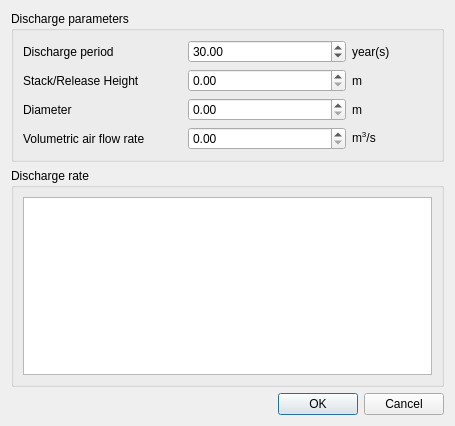
<?xml version="1.0" encoding="UTF-8"?>
<ui version="4.0">
 <class>DialogAtmosphericDischarge</class>
 <widget class="QDialog" name="DialogAtmosphericDischarge">
  <property name="geometry">
   <rect>
    <x>0</x>
    <y>0</y>
    <width>455</width>
    <height>426</height>
   </rect>
  </property>
  <property name="windowTitle">
   <string>Atmospheric Discharge Parameters</string>
  </property>
  <layout class="QVBoxLayout" name="verticalLayout">
   <item>
    <widget class="QGroupBox" name="groupBox">
     <property name="title">
      <string>Discharge parameters</string>
     </property>
     <layout class="QHBoxLayout" name="horizontalLayout">
      <item>
       <layout class="QGridLayout" name="gridLayout">
        <item row="3" column="1">
         <widget class="QDoubleSpinBox" name="numFlowrate">
          <property name="maximum">
           <double>100000000.000000000000000</double>
          </property>
         </widget>
        </item>
        <item row="1" column="0">
         <widget class="QLabel" name="lblReleaseHeight">
          <property name="maximumSize">
           <size>
            <width>200</width>
            <height>16777215</height>
           </size>
          </property>
          <property name="text">
           <string>Stack/Release Height</string>
          </property>
         </widget>
        </item>
        <item row="1" column="2">
         <widget class="QLabel" name="lblReleaseHeightUnit">
          <property name="minimumSize">
           <size>
            <width>50</width>
            <height>0</height>
           </size>
          </property>
          <property name="maximumSize">
           <size>
            <width>80</width>
            <height>16777215</height>
           </size>
          </property>
          <property name="text">
           <string>m</string>
          </property>
         </widget>
        </item>
        <item row="0" column="2">
         <widget class="QLabel" name="lblDurationUnit">
          <property name="minimumSize">
           <size>
            <width>50</width>
            <height>0</height>
           </size>
          </property>
          <property name="maximumSize">
           <size>
            <width>80</width>
            <height>16777215</height>
           </size>
          </property>
          <property name="text">
           <string>year(s)</string>
          </property>
         </widget>
        </item>
        <item row="3" column="0">
         <widget class="QLabel" name="lblFlowrate">
          <property name="maximumSize">
           <size>
            <width>200</width>
            <height>16777215</height>
           </size>
          </property>
          <property name="text">
           <string>Volumetric air flow rate</string>
          </property>
         </widget>
        </item>
        <item row="1" column="1">
         <widget class="QDoubleSpinBox" name="numReleaseHeight">
          <property name="maximum">
           <double>100000.000000000000000</double>
          </property>
         </widget>
        </item>
        <item row="2" column="1">
         <widget class="QDoubleSpinBox" name="numDiameter">
          <property name="maximum">
           <double>100000.000000000000000</double>
          </property>
         </widget>
        </item>
        <item row="0" column="1">
         <widget class="QDoubleSpinBox" name="numDischargePeriod">
          <property name="maximum">
           <double>1000.000000000000000</double>
          </property>
          <property name="value">
           <double>30.000000000000000</double>
          </property>
         </widget>
        </item>
        <item row="3" column="2">
         <widget class="QLabel" name="lblFlowrateUnit">
          <property name="minimumSize">
           <size>
            <width>50</width>
            <height>0</height>
           </size>
          </property>
          <property name="maximumSize">
           <size>
            <width>80</width>
            <height>16777215</height>
           </size>
          </property>
          <property name="text">
           <string>&lt;html&gt;&lt;head/&gt;&lt;body&gt;&lt;p&gt;m&lt;span style=&quot; vertical-align:super;&quot;&gt;3&lt;/span&gt;/s&lt;/p&gt;&lt;/body&gt;&lt;/html&gt;</string>
          </property>
         </widget>
        </item>
        <item row="0" column="0">
         <widget class="QLabel" name="lblDuration">
          <property name="maximumSize">
           <size>
            <width>200</width>
            <height>16777215</height>
           </size>
          </property>
          <property name="text">
           <string>Discharge period</string>
          </property>
         </widget>
        </item>
        <item row="2" column="0">
         <widget class="QLabel" name="lblDiameter">
          <property name="maximumSize">
           <size>
            <width>200</width>
            <height>16777215</height>
           </size>
          </property>
          <property name="text">
           <string>Diameter</string>
          </property>
         </widget>
        </item>
        <item row="2" column="2">
         <widget class="QLabel" name="lblDiameterUnit">
          <property name="minimumSize">
           <size>
            <width>50</width>
            <height>0</height>
           </size>
          </property>
          <property name="maximumSize">
           <size>
            <width>80</width>
            <height>16777215</height>
           </size>
          </property>
          <property name="text">
           <string>m</string>
          </property>
         </widget>
        </item>
       </layout>
      </item>
     </layout>
    </widget>
   </item>
   <item>
    <widget class="QGroupBox" name="groupBox_2">
     <property name="title">
      <string>Discharge rate</string>
     </property>
     <layout class="QVBoxLayout" name="verticalLayout_2">
      <item>
       <widget class="DischargeItemTable" name="tblDiscarges"/>
      </item>
     </layout>
    </widget>
   </item>
   <item>
    <widget class="QDialogButtonBox" name="buttonBox">
     <property name="orientation">
      <enum>Qt::Horizontal</enum>
     </property>
     <property name="standardButtons">
      <set>QDialogButtonBox::Cancel|QDialogButtonBox::Ok</set>
     </property>
    </widget>
   </item>
  </layout>
 </widget>
 <customwidgets>
  <customwidget>
   <class>DischargeItemTable</class>
   <extends>QTableWidget</extends>
   <header>dischargeitemtable.h</header>
  </customwidget>
 </customwidgets>
 <tabstops>
  <tabstop>numDischargePeriod</tabstop>
  <tabstop>numReleaseHeight</tabstop>
  <tabstop>numDiameter</tabstop>
  <tabstop>numFlowrate</tabstop>
  <tabstop>tblDiscarges</tabstop>
  <tabstop>buttonBox</tabstop>
 </tabstops>
 <resources/>
 <connections>
  <connection>
   <sender>buttonBox</sender>
   <signal>accepted()</signal>
   <receiver>DialogAtmosphericDischarge</receiver>
   <slot>accept()</slot>
   <hints>
    <hint type="sourcelabel">
     <x>248</x>
     <y>254</y>
    </hint>
    <hint type="destinationlabel">
     <x>157</x>
     <y>274</y>
    </hint>
   </hints>
  </connection>
  <connection>
   <sender>buttonBox</sender>
   <signal>rejected()</signal>
   <receiver>DialogAtmosphericDischarge</receiver>
   <slot>reject()</slot>
   <hints>
    <hint type="sourcelabel">
     <x>316</x>
     <y>260</y>
    </hint>
    <hint type="destinationlabel">
     <x>286</x>
     <y>274</y>
    </hint>
   </hints>
  </connection>
 </connections>
</ui>
